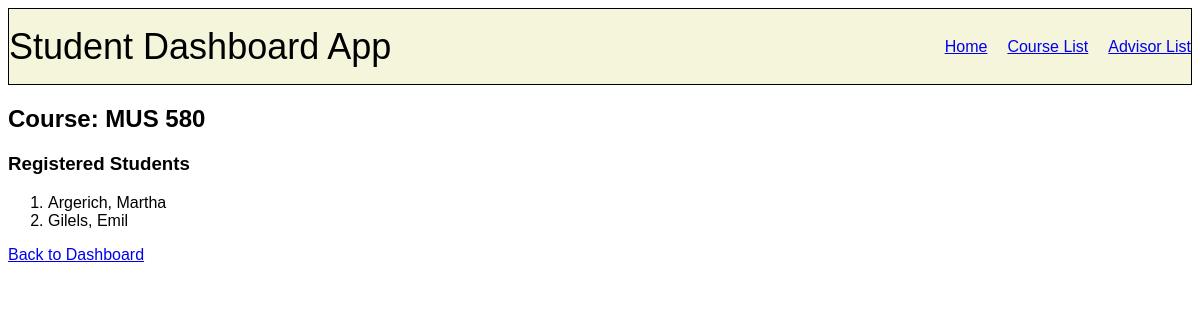
Screenshot of /course/8 with the database file from the repository.
### student/models.py (models this page shows, shortened)
class Course(models.Model):
    dept = models.CharField(max_length=3)
    course_num = models.IntegerField()
    subject = models.CharField(max_length=50)
    description = models.TextField(blank=True)
    students = models.ManyToManyField(Student, blank=True, related_name="courses")
    class Meta:
        ordering = ['dept']

class Student(models.Model):
    fname = models.CharField(max_length=30)
    lname = models.CharField(max_length=30)
    active = models.BooleanField(default=True)
    student_advisor = models.ForeignKey("Advisor", on_delete=models.SET_NULL, null=True, related_name="advisees")
    class Meta:
        ordering = ['id']

### student/views.py (the view)
# urls.py: path("course/<int:course_id>", views.course_page, name="course_page"),
def course_page(request, course_id):
    course = Course.objects.get(pk=course_id)
    course_students = course.students.all()
    context = {"course": course, "students": course_students}
    return render(request, "student/course_page.html", context)

### student/templates/student/course_page.html
{% extends "student/layout.html" %}
{% block body %}
   <h2>Course: {{ course.dept }} {{ course.course_num }}</h2>
   <h3>Registered Students</h3>
   <ol>
      {% for student in students %}
      <li>{{ student.lname }}, {{student.fname}}</li>
      {% empty %}
      No students registered
      {% endfor %}
   </ol>
   <div><a href="{% url 'index' %}">Back to Dashboard</a></div>
{% endblock %}

### student/static/student/styles.css (style rules this page uses)
body { font-family: 'Gill Sans', 'Gill Sans MT', Calibri, 'Trebuchet MS', sans-serif; }

### rows the page displays
Course: dept "MUS", course_num "580"
Student: lname "Argerich", fname "Martha"
Student: lname "Gilels", fname "Emil"
